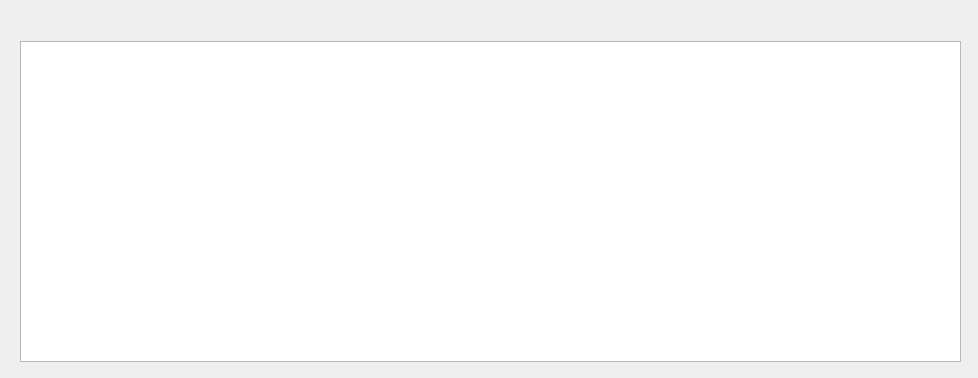
<?xml version="1.0" encoding="UTF-8"?>
<ui version="4.0">
 <class>Form</class>
 <widget class="QWidget" name="Form">
  <property name="geometry">
   <rect>
    <x>0</x>
    <y>0</y>
    <width>978</width>
    <height>378</height>
   </rect>
  </property>
  <property name="windowTitle">
   <string>Form</string>
  </property>
  <widget class="QTableWidget" name="reservation_data">
   <property name="geometry">
    <rect>
     <x>20</x>
     <y>41</y>
     <width>941</width>
     <height>321</height>
    </rect>
   </property>
  </widget>
 </widget>
 <resources/>
 <connections/>
</ui>
